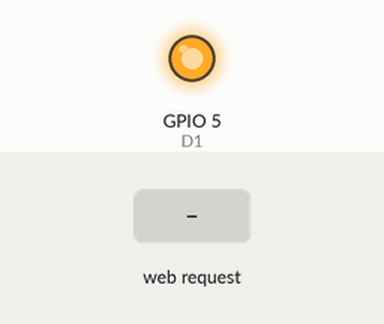
Recording of a sketch running on a simulated ESP8266 (NodeMCU). On the bench: output pins drawn as LEDs (lit = HIGH). The inputs (shaded band) are chosen by the test bench. WiFi joins after 1.5 s; servers stay silent unless stated; what the sketch prints to the serial monitor is not drawn.

Above: at 2.7 s.
2.8 s: HTTP request GET /LED?light_button=1 received
At 3.4 s:
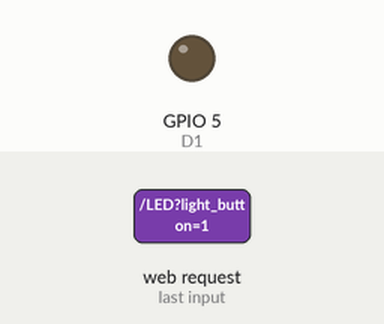
4.3 s: HTTP request GET /LED?light_button=0 received
At 4.6 s:
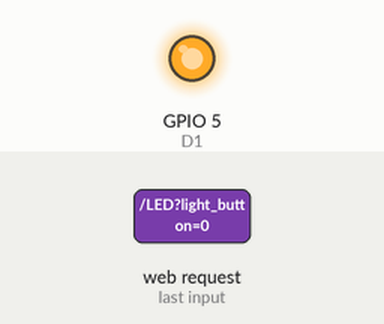
Timing chart, 0 to 7.3 s (numbered marks = the images above; inputs shaded):
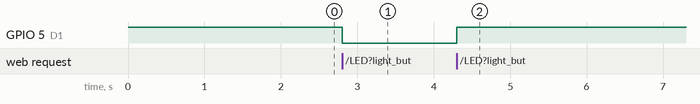

The sketch:

sketch_may15a.ino
```cpp
#include <ESP8266WiFi.h>        // 本程序使用 ESP8266WiFi库
#include <ESP8266WiFiMulti.h>   //  ESP8266WiFiMulti库
#include <ESP8266WebServer.h>   //  ESP8266WebServer库

ESP8266WiFiMulti wifiMulti;     // 建立ESP8266WiFiMulti对象,对象名称是'wifiMulti'

ESP8266WebServer esp8266_server(80);// 建立ESP8266WebServer对象，对象名称为esp8266_server
                                    // 括号中的数字是网路服务器响应http请求的端口号
                                    // 网络服务器标准http端口号为80，因此这里使用80为端口号

String openh = "<!DOCTYPE html> <html lang= \"ch \">  <head>     <meta charset= \"UTF-8 \">     <meta http-equiv= \"X-UA-Compatible \" content= \"IE=edge \">     <meta name= \"viewport \" content= \"width=device-width, initial-scale=1.0 \">     <title>light the light</title>     <style>         .outbox {             height: 700px;             position: relative;             background-color: #32cc894d;             border: 1px solid rgba(136, 174, 208, 0.467);         }          .midbox {             height: 300px;             width: 300px;             top: 50%;             left: 50%;             margin: -150px 0 0 -150px;             position: absolute;             line-height: 100px;             justify-content: center;             align-items: Center;         }          .a {             text-decoration: none;         }     .center { display: flex; justify-content: center; align-items: Center; margin: 0 auto; }     .button1 { width: 150px; height: 150px; font-weight: 600; font-size: 35px; color: darkcyan; border: 9px solid darkcyan; background: LightCyan; border-radius: 50%; }          .space {             width: 100px;         }     </style> </head>  <body>     <div class= \" outbox \">         <div class= \"midbox \">             <a href='./LED?light_button=1' class='a'>                 <button type='button1' class='button1 center'>开灯</button>             </a>          </div>     </div> </body>  </html>  ";
String closeh = "<!DOCTYPE html> <html lang= \"ch \">  <head>     <meta charset= \"UTF-8 \">     <meta http-equiv= \"X-UA-Compatible \" content= \"IE=edge \">     <meta name= \"viewport \" content= \"width=device-width, initial-scale=1.0 \">     <title>light the light</title>     <style>         .outbox {             height: 700px;             position: relative;             background-color: #32cc894d;             border: 1px solid rgba(136, 174, 208, 0.467);         }          .midbox {             height: 300px;             width: 300px;             top: 50%;             left: 50%;             margin: -150px 0 0 -150px;             position: absolute;             line-height: 100px;             justify-content: center;             align-items: Center;         }          .a {             text-decoration: none;         }     .center { display: flex; justify-content: center; align-items: Center; margin: 0 auto; }    .button1 { width: 150px; height: 150px; font-weight: 600; font-size: 35px; color: darkcyan; border: 9px solid darkcyan; background: LightCyan; border-radius: 50%; }         .space {             width: 100px;         }  .close { color: LightCyan; border: 9px solid darkcyan; background: darkcyan; }   </style> </head>  <body>     <div class= \" outbox \">         <div class= \"midbox \">             <a href='./LED?light_button=0' class='a'>                 <button type='button1' class='button1 center close'>关灯</button>             </a>          </div>     </div> </body>  </html>  ";


void setup(void){
  Serial.begin(115200);          // 启动串口通讯

  pinMode(05, OUTPUT); // D1
  digitalWrite(05, HIGH);//本来就是high，其他两个是相反的
  //通过addAp函数存储  WiFi名称       WiFi密码
  wifiMulti.addAP("HONOR V30", "11111111");

  int i = 0;
  while (wifiMulti.run() != WL_CONNECTED) {  // 此处的wifiMulti.run()是重点。通过wifiMulti.run()，NodeMCU将会在当前
    delay(1000);                             // 环境中搜索addAP函数所存储的WiFi。如果搜到多个存储的WiFi那么NodeMCU
    Serial.print(i++); Serial.print(' ');    // 将会连接信号最强的那一个WiFi信号。
  }                                          // 一旦连接WiFI成功，wifiMulti.run()将会返回“WL_CONNECTED”。这也是
                                             // 此处while循环判断是否跳出循环的条件。

  // WiFi连接成功后将通过串口监视器输出连接成功信息
  Serial.println('\n');                     // WiFi连接成功后
  Serial.print("Connected to ");            // NodeMCU将通过串口监视器输出。
  Serial.println(WiFi.SSID());              // 连接的WiFI名称
  Serial.print("IP address:\t");            // 以及
  Serial.println(WiFi.localIP());           // NodeMCU的IP地址

//--------"启动网络服务功能"程序部分开始--------
  esp8266_server.begin();
  esp8266_server.on("/", handleRoot);
  esp8266_server.on("/LED", HTTP_GET, handleLED);
  esp8266_server.onNotFound(handleNotFound);

//--------"启动网络服务功能"程序部分结束--------
  Serial.println("HTTP esp8266_server started");//  告知用户ESP8266网络服务功能已经启动
}

/* 以下函数语句为本示例程序重点3
详细讲解请参见太极创客网站《零基础入门学用物联网》
第3章-第2节 3_2_1_First_Web_Server 的说明讲解*/
void loop(void){
  esp8266_server.handleClient();     // 处理http服务器访问
}

/* 以下两个函数为本示例程序重点2
详细讲解请参见太极创客网站《零基础入门学用物联网》
第3章-第2节 3_2_1_First_Web_Server 的说明讲解*/
void handleRoot() {   //处理网站根目录“/”的访问请求
  esp8266_server.send(200, "text/html", openh);   // NodeMCU将调用此函数。
}

// 设置处理404情况的函数'handleNotFound'
void handleNotFound(){                                        // 当浏览器请求的网络资源无法在服务器找到时，
  esp8266_server.send(404, "text/plain", "404: Not found");   // NodeMCU将调用此函数。
}

void handleLED() {

  if (esp8266_server.arg("light_button") == "1"){
    digitalWrite(05, LOW); // D1
    Serial.println("开灯");
    esp8266_server.send(200, "text/html", closeh);
  } // 2端口
  else if (esp8266_server.arg("light_button") == "0"){
    digitalWrite(05, HIGH); // D1
    Serial.println("关灯");
    esp8266_server.send(200, "text/html", openh);
  }
}
```

Measured:
- after the input at 2.8 s, GPIO 5 (D1): HIGH → LOW at once
- after the input at 4.3 s, GPIO 5 (D1): LOW → HIGH at once
